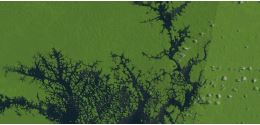
#> input picture data/amazon 1999.JPG, 260 x 125 px, found by its file name
$ python vege_loss_updated.py
#> lines starting #> are read from the running program, lines starting #| are printed output that depends on the picture; after the words box and inside, x2 and y2 are one past the last pixel; in counts of white or black regions, pixels touching at a corner belong together
# -*- coding: utf-8 -*-
"""
Created on Thu Jan 31 11:52:55 2019

@author: Abhimanyu
"""

import cv2
import numpy as np

#read images
a99=cv2.imread("amazon 1999.jpg")
#> a99 is the input picture: shape (125, 260, 3); mean B, G, R 50.7, 104.3, 74.1
a05=cv2.imread("amazon 2005.jpg")
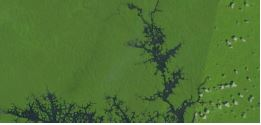
#> input picture data/amazon 2005.JPG, 261 x 125 px, found by its file name
#> a05 is the input picture: shape (125, 261, 3); mean B, G, R 54.6, 115.8, 81.5
a17=cv2.imread("amazon 2017.jpg")
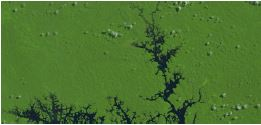
#> input picture data/amazon 2017.JPG, 261 x 125 px, found by its file name
#> a17 is the input picture: shape (125, 261, 3); mean B, G, R 49.6, 117.7, 78.6

#resize images
a99=cv2.resize(a99,(260,110),interpolation = cv2.INTER_AREA)
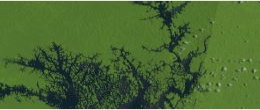
#> a99: shape (110, 260, 3); mean B, G, R 50.7, 104.3, 74.1
a05=cv2.resize(a05,(260,110),interpolation = cv2.INTER_AREA)
#> a05: shape (110, 260, 3)
a17=cv2.resize(a17,(260,110),interpolation = cv2.INTER_AREA)
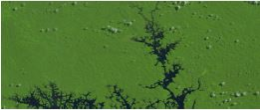
#> a17: shape (110, 260, 3); mean B, G, R 49.5, 117.7, 78.6

#convert to hsv
hsv_1999=cv2.cvtColor(a99, cv2.COLOR_BGR2HSV)
#> hsv_1999: shape (110, 260, 3); mean H, S, V 51.2, 134.7, 104.5
hsv_2005=cv2.cvtColor(a05, cv2.COLOR_BGR2HSV)
#> hsv_2005: shape (110, 260, 3); mean H, S, V 48.1, 136.6, 115.8
hsv_2017=cv2.cvtColor(a17, cv2.COLOR_BGR2HSV)
#> hsv_2017: shape (110, 260, 3); mean H, S, V 48.4, 150.5, 117.7

#define green range
lower_green = np.array([36, 65, 75])
upper_green = np.array([70, 255,255])

#create binary mask image
mask_1999 = cv2.inRange(hsv_1999, lower_green, upper_green)
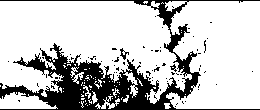
#> mask_1999: shape (110, 260); 77.5% white; 79 black regions (76 under 20 px), largest, box (x1, y1, x2, y2) and area: (0, 0, 260, 110) 6138, (120, 48, 129, 60) 42, (170, 64, 177, 72) 24
mask_2005 = cv2.inRange(hsv_2005, lower_green, upper_green)
#> mask_2005: shape (110, 260); 91.9% white; 43 black regions (39 under 20 px), largest, box (x1, y1, x2, y2) and area: (0, 0, 260, 110) 1607, (139, 39, 177, 64) 260, (157, 62, 180, 90) 187, (144, 21, 164, 40) 171
mask_2017 = cv2.inRange(hsv_2017, lower_green, upper_green)
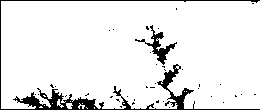
#> mask_2017: shape (110, 260); 91.8% white; 40 black regions (38 under 20 px), largest, box (x1, y1, x2, y2) and area: (0, 0, 260, 110) 1896, (135, 25, 177, 65) 356

#threshold masks
_,mask99= cv2.threshold(mask_1999,127,255,cv2.THRESH_BINARY)
_,mask05= cv2.threshold(mask_2005,127,255,cv2.THRESH_BINARY)
_,mask17= cv2.threshold(mask_2017,127,255,cv2.THRESH_BINARY)

#analysis
an=np.zeros_like(mask99)
an2=np.zeros_like(mask99)
for i in range(110):
    for j in range(260):
        if(mask99[i,j]==255 and mask05[i,j]==255):
            an[i,j]=0
        if(mask99[i,j]==255 and mask05[i,j]==0):
            an[i,j]=255
        if(mask99[i,j]==0 and mask05[i,j]==255):
            an[i,j]=150
        if(mask99[i,j]==0 and mask05[i,j]==0):
            an[i,j]=0

an=np.array(an)

for i in range(110):
    for j in range(260):
        if(mask99[i,j]==255 and mask17[i,j]==255):
            an2[i,j]=0
        if(mask99[i,j]==255 and mask17[i,j]==0):
            an2[i,j]=255
        if(mask99[i,j]==0 and mask17[i,j]==255):
            an2[i,j]=150
        if(mask99[i,j]==0 and mask17[i,j]==0):
            an2[i,j]=0


an2=np.array(an2)

num=260*110
count=0
for m in range(110):
    for n in range(260):
        if (mask99[m,n]==255):
            count=count+1
print("original vegetation percentage:",(count/num)*100," %")

count2=0
for m in range(110):
    for n in range(260):
        if (mask05[m,n]==255):
            count2=count2+1
print("2005 vegetation percentage:",(count2/num)*100," %")

count3=0
for m in range(110):
    for n in range(260):
        if (mask17[m,n]==255):
            count3=count3+1
print("2017 vegetation percentage:",(count3/num)*100," %")

print("black area: no change\ngrey area: new areas of vegetation in new year\nwhite area: loss of vegetation")
cv2.imshow("1999-2005",an)
cv2.imshow("1999-2017",an2)
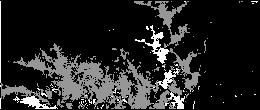
#> window '1999-2017': shape (110, 260); min 0, max 255, mean 36.8
cv2.waitKey(0)
